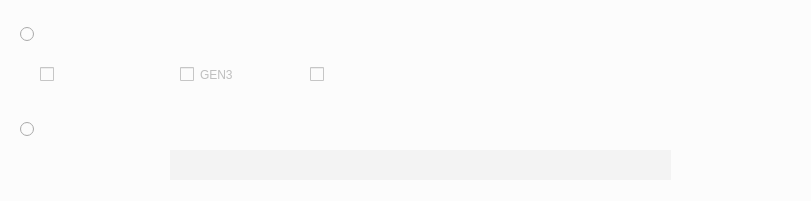
   <widget class="QGroupBox" name="SWCImport">
    <property name="enabled">
     <bool>true</bool>
    </property>
    <property name="geometry">
     <rect>
      <x>10</x>
      <y>215</y>
      <width>811</width>
      <height>201</height>
     </rect>
    </property>
    <property name="minimumSize">
     <size>
      <width>811</width>
      <height>50</height>
     </size>
    </property>
    <property name="maximumSize">
     <size>
      <width>16777215</width>
      <height>300</height>
     </size>
    </property>
    <property name="font">
     <font>
      <family>NanumGothic</family>
      <pointsize>9</pointsize>
     </font>
    </property>
    <property name="styleSheet">
     <string notr="true">background: #FCFCFC;
border-radius: 35px;</string>
    </property>
    <property name="title">
     <string/>
    </property>
    <property name="alignment">
     <set>Qt::AlignLeading|Qt::AlignLeft|Qt::AlignVCenter</set>
    </property>
    <widget class="QPushButton" name="ImportSWCBtn">
     <property name="enabled">
      <bool>false</bool>
     </property>
     <property name="geometry">
      <rect>
       <x>710</x>
       <y>150</y>
       <width>40</width>
       <height>25</height>
      </rect>
     </property>
     <property name="minimumSize">
      <size>
       <width>40</width>
       <height>25</height>
      </size>
     </property>
     <property name="font">
      <font>
       <family>NanumGothic</family>
       <pointsize>8</pointsize>
      </font>
     </property>
     <property name="text">
      <string/>
     </property>
     <property name="icon">
      <iconset resource="resources.qrc">
       <normaloff>:/icon/readfilewith.png</normaloff>
       <normalon>:/icon/clickBtn.png</normalon>:/icon/readfilewith.png</iconset>
     </property>
     <property name="iconSize">
      <size>
       <width>40</width>
       <height>25</height>
      </size>
     </property>
    </widget>
    <widget class="QLabel" name="SWAnlysisFileImport">
     <property name="enabled">
      <bool>false</bool>
     </property>
     <property name="geometry">
      <rect>
       <x>40</x>
       <y>155</y>
       <width>241</width>
       <height>21</height>
      </rect>
     </property>
     <property name="minimumSize">
      <size>
       <width>241</width>
       <height>21</height>
      </size>
     </property>
     <property name="text">
      <string>&lt;html&gt;&lt;head/&gt;&lt;body&gt;&lt;p&gt;&lt;img src=&quot;:/icon/SW Analysis File _.png&quot;/&gt;&lt;/p&gt;&lt;/body&gt;&lt;/html&gt;</string>
     </property>
    </widget>
    <widget class="QTextEdit" name="SWCImportPath">
     <property name="enabled">
      <bool>false</bool>
     </property>
     <property name="geometry">
      <rect>
       <x>170</x>
       <y>150</y>
       <width>501</width>
       <height>30</height>
      </rect>
     </property>
     <property name="minimumSize">
      <size>
       <width>451</width>
       <height>27</height>
      </size>
     </property>
     <property name="font">
      <font>
       <family>NanumGothic</family>
       <pointsize>9</pointsize>
      </font>
     </property>
     <property name="styleSheet">
      <string notr="true">background: rgba(235, 235, 235, 0.5);</string>
     </property>
     <property name="horizontalScrollBarPolicy">
      <enum>Qt::ScrollBarAlwaysOff</enum>
     </property>
     <property name="tabChangesFocus">
      <bool>true</bool>
     </property>
     <property name="html">
      <string>&lt;!DOCTYPE HTML PUBLIC &quot;-//W3C//DTD HTML 4.0//EN&quot; &quot;http://www.w3.org/TR/REC-html40/strict.dtd&quot;&gt;
&lt;html&gt;&lt;head&gt;&lt;meta name=&quot;qrichtext&quot; content=&quot;1&quot; /&gt;&lt;style type=&quot;text/css&quot;&gt;
p, li { white-space: pre-wrap; }
&lt;/style&gt;&lt;/head&gt;&lt;body style=&quot; font-family:'NanumGothic'; font-size:9pt; font-weight:400; font-style:normal;&quot;&gt;
&lt;p style=&quot;-qt-paragraph-type:empty; margin-top:0px; margin-bottom:0px; margin-left:0px; margin-right:0px; -qt-block-indent:0; text-indent:0px;&quot;&gt;&lt;br /&gt;&lt;/p&gt;&lt;/body&gt;&lt;/html&gt;</string>
     </property>
    </widget>
    <widget class="QRadioButton" name="UseAutoBtn">
     <property name="geometry">
      <rect>
       <x>20</x>
       <y>25</y>
       <width>108</width>
       <height>19</height>
      </rect>
     </property>
     <property name="minimumSize">
      <size>
       <width>108</width>
       <height>19</height>
      </size>
     </property>
     <property name="font">
      <font>
       <family>NanumGothic</family>
       <pointsize>12</pointsize>
       <weight>75</weight>
       <bold>true</bold>
      </font>
     </property>
     <property name="text">
      <string/>
     </property>
     <property name="icon">
      <iconset resource="resources.qrc">
       <normaloff>:/icon/Use Auto.png</normaloff>:/icon/Use Auto.png</iconset>
     </property>
     <property name="iconSize">
      <size>
       <width>221</width>
       <height>17</height>
      </size>
     </property>
    </widget>
    <widget class="QRadioButton" name="UsetSWAnlysBtn">
     <property name="geometry">
      <rect>
       <x>20</x>
       <y>120</y>
       <width>271</width>
       <height>19</height>
      </rect>
     </property>
     <property name="minimumSize">
      <size>
       <width>108</width>
       <height>19</height>
      </size>
     </property>
     <property name="font">
      <font>
       <family>NanumGothic</family>
       <pointsize>12</pointsize>
       <weight>75</weight>
       <bold>true</bold>
      </font>
     </property>
     <property name="text">
      <string/>
     </property>
     <property name="icon">
      <iconset resource="resources.qrc">
       <normaloff>:/icon/Use SW Analysis Excel File.png</normaloff>:/icon/Use SW Analysis Excel File.png</iconset>
     </property>
     <property name="iconSize">
      <size>
       <width>274</width>
       <height>20</height>
      </size>
     </property>
    </widget>
    <widget class="QCheckBox" name="Gen3ABtn">
     <property name="enabled">
      <bool>false</bool>
     </property>
     <property name="geometry">
      <rect>
       <x>40</x>
       <y>65</y>
       <width>96</width>
       <height>19</height>
      </rect>
     </property>
     <property name="text">
      <string/>
     </property>
     <property name="icon">
      <iconset resource="resources.qrc">
       <normaloff>:/icon/GEN3A.png</normaloff>:/icon/GEN3A.png</iconset>
     </property>
     <property name="iconSize">
      <size>
       <width>70</width>
       <height>17</height>
      </size>
     </property>
     <property name="checked">
      <bool>false</bool>
     </property>
     <property name="autoExclusive">
      <bool>false</bool>
     </property>
    </widget>
    <widget class="QCheckBox" name="Gen4BBtn">
     <property name="enabled">
      <bool>false</bool>
     </property>
     <property name="geometry">
      <rect>
       <x>310</x>
       <y>65</y>
       <width>101</width>
       <height>19</height>
      </rect>
     </property>
     <property name="text">
      <string/>
     </property>
     <property name="icon">
      <iconset resource="resources.qrc">
       <normaloff>:/icon/GEN3.5 4B.png</normaloff>:/icon/GEN3.5 4B.png</iconset>
     </property>
     <property name="iconSize">
      <size>
       <width>70</width>
       <height>17</height>
      </size>
     </property>
     <property name="checked">
      <bool>false</bool>
     </property>
     <property name="autoExclusive">
      <bool>false</bool>
     </property>
    </widget>
    <widget class="QCheckBox" name="Gen3Btn">
     <property name="enabled">
      <bool>false</bool>
     </property>
     <property name="geometry">
      <rect>
       <x>180</x>
       <y>65</y>
       <width>96</width>
       <height>19</height>
      </rect>
     </property>
     <property name="text">
      <string>GEN3</string>
     </property>
     <property name="icon">
      <iconset resource="resources.qrc">
       <normaloff>:/icon/GEN3.png</normaloff>:/icon/GEN3.png</iconset>
     </property>
     <property name="iconSize">
      <size>
       <width>70</width>
       <height>17</height>
      </size>
     </property>
     <property name="checked">
      <bool>false</bool>
     </property>
     <property name="autoExclusive">
      <bool>false</bool>
     </property>
    </widget>
   </widget>
